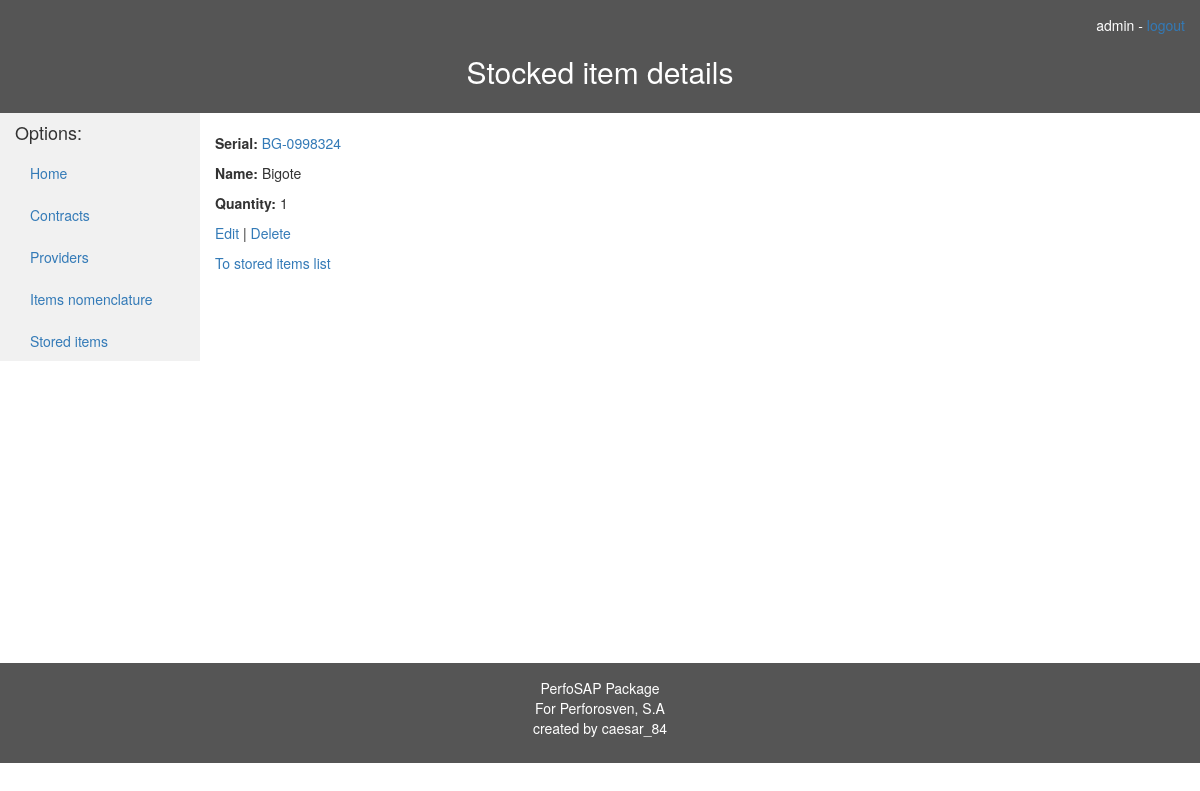
The app's page /almacen/storeditem/18 (signed in) with its own data.
### almacen/models.py (models this page shows, shortened)
class StoredItem(models.Model):
    item = models.ForeignKey(Item)
    quantity = models.IntegerField(default=0)
    class Meta:
        ordering = ["item"]

class Item(models.Model):
    name = models.CharField(max_length=100, help_text="Name")
    serial = models.CharField(max_length=50, help_text="Serial No.")
    manufacturer = models.CharField(max_length=50, help_text="Manufacturer")
    provider = models.ForeignKey(Provider)
    class Meta:
        ordering = ["provider", "name"]

### almacen/views.py (the view)
# urls.py: url(r'^storeditem/(?P<pk>\d+)$', views.StoredItemDetailView.as_view(), name='storeditem-detail'),
@method_decorator(login_required, name='dispatch')
class StoredItemDetailView(generic.DetailView):
    model = StoredItem

### almacen/templates/almacen/storeditem_detail.html
{% extends 'base_template.html' %}
{% block header %}
    <h2 id="center">Stocked item details </h2>
{% endblock %}
{% block content %}
    <p><strong>Serial: </strong> <a
            href="{% url 'almacen:item-detail' storeditem.item.pk %}"> {{ storeditem.item.serial }} </a></p>
    <p><strong>Name: </strong> {{ storeditem.item.name }} </p>
    <p style="color: {% if storeditem.quantity == 0 %}#f75526{% endif %}"><strong>Quantity: </strong> {{ storeditem.quantity }} </p>
    <p>
        <a href="{% url 'almacen:edit-storeditem' storeditem.pk %}">Edit</a> |
        <a href="{% url 'almacen:delete-storeditem' storeditem.pk %}">Delete</a>
    </p>
    <p><a href="{% url 'almacen:storeditems' %}">To stored items list</a></p>
{% endblock %}

### almacen/templates/base_template.html (shortened to what this page needs)
<!DOCTYPE html>
<html lang="en">
<head>
    <link rel="stylesheet" href="https://maxcdn.bootstrapcdn.com/bootstrap/3.3.7/css/bootstrap.min.css"/>
    {% load static %}
    <link rel="stylesheet" href="{% static 'css/styles.css' %}">
</head>
<body>
<header id="center">
    <div style="text-align: right">
        {% if user.is_authenticated %}
            {{ user.get_username }}
            -
            <a href="{% url 'logout' %}?next={{ request.path }}">logout</a>
        {% else %}
            <p><a href="{% url 'login' %}?next={{ request.path }}">Login</a></p>
        {% endif %}
        {% block header %} {% endblock %}
    </div>
</header>
<div class="container-fluid">
    <div class="content">
        <div class="row">
            <div class="col-sm-2 sidenav">
                <h4>Options: </h4>
                {% block sidebar %}
                    <ul class="nav nav-pills nav-stacked">
                        <li><a href="{% url 'almacen:index' %}">Home</a></li>
                        <li><a href="{% url 'almacen:contracts' %}">Contracts</a></li>
                        <li><a href="{% url 'almacen:providers' %}">Providers</a></li>
                        <li><a href="{% url 'almacen:items' %}">Items nomenclature</a></li>
                        <li><a href="{% url 'almacen:storeditems' %}">Stored items</a></li>
                    </ul>
                {% endblock %}
            </div>
            <div class="col-sm-9 ">
                <br>
                {% block content %}{% endblock %}
            </div>
        </div>
    </div>
</div>
<footer id="center" class="container-fluid">
    <p>
        PerfoSAP Package<br>
        For Perforosven, S.A<br>
        created by caesar_84
    </p>
</footer>
</body>
</html>

### almacen/static/css/styles.css (style rules this page uses)
header, footer { background-color: #555; color: white; padding: 15px; }
.sidenav { background-color: #f1f1f1; height: 100%; }
.content { height: 550px }
#center { text-align: center }

### records on screen
StoredItem: item.serial "BG-0998324", item.name "Bigote", quantity "1"

### other values on screen
{{ user.get_username }} "admin"
